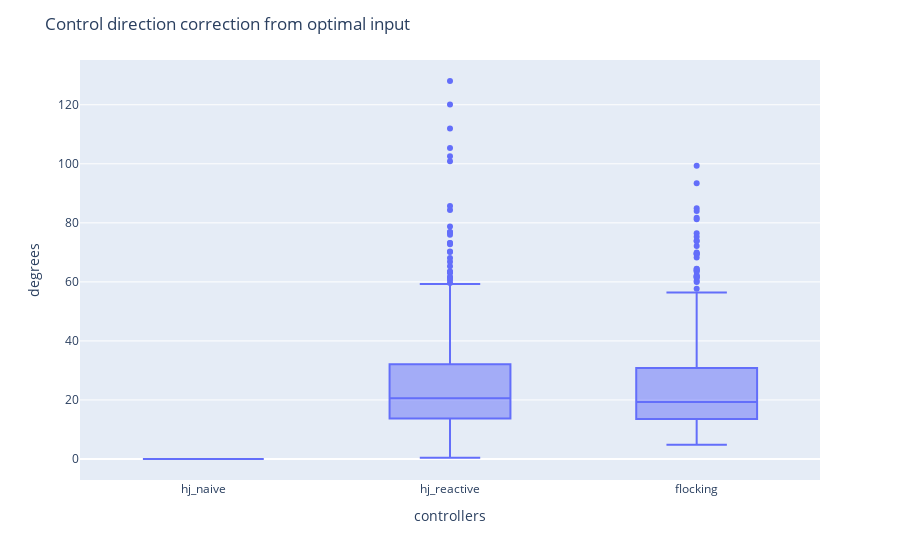

This figure's notebook cell:
### Markdown cell above
+ Mean maximum correction from optimal control degrees

### Code cell
opt_ctrl_correction_dict = {"hj_naive": metrics_hj_naive["Mean maximum correction from optimal control degrees"],
                      "hj_reactive": metrics_hj_reactive["Mean maximum correction from optimal control degrees"],
                      "flocking": metrics_hj_flocking["Mean maximum correction from optimal control degrees"]}
opt_ctrl_correction_df = pd.DataFrame(opt_ctrl_correction_dict)
fig_opt_ctrl_correction = px.box(opt_ctrl_correction_df )
# Add custom x and y labels
fig_opt_ctrl_correction.update_layout(
    xaxis_title="controllers",
    yaxis_title="degrees",
    title = {'text': "Control direction correction from optimal input"}
)
fig_opt_ctrl_correction.show()

### Figure 1 — Plotly figure (JSON) as saved in the notebook; plotly's stock layout.template omitted (floating-point values rounded to 4 significant figures; data arrays with more than 128 entries replaced by an {"elided": "..."} marker saying what was removed)
{"data": [{"alignmentgroup": "True", "hovertemplate": "variable=%{x}<br>value=%{y}<extra></extra>", "legendgroup": "", "marker": {"color": "#636efa"}, "name": "", "notched": false, "offsetgroup": "", "orientation": "v", "showlegend": false, "type": "box", "x": {"elided": "1647 str values"}, "x0": " ", "xaxis": "x", "y": {"elided": "1647 float values"}, "y0": " ", "yaxis": "y"}], "layout": {"boxmode": "group", "legend": {"tracegroupgap": 0}, "margin": {"t": 60}, "title": {"text": "Control direction correction from optimal input"}, "xaxis": {"anchor": "y", "domain": [0, 1], "title": {"text": "controllers"}}, "yaxis": {"anchor": "x", "domain": [0, 1], "title": {"text": "degrees"}}}}
